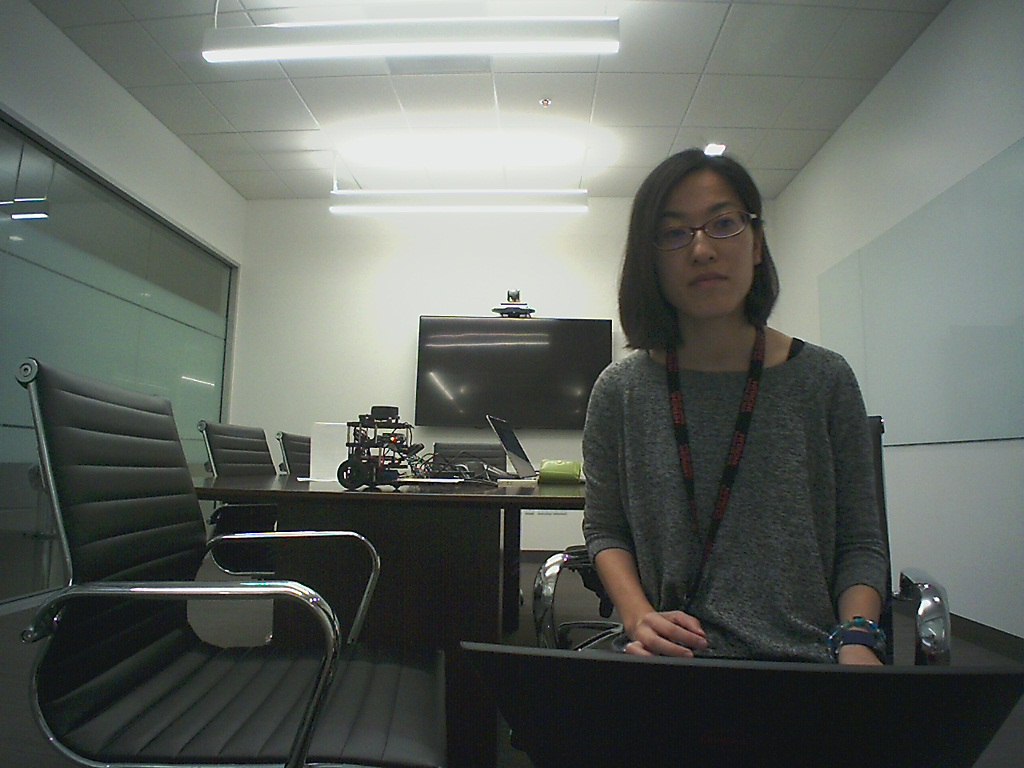
#> input picture Michiko/image.jpg, 1024 x 768 px
$ python adaptive_thresholding.py --image Michiko/image.jpg
#> lines starting #> are read from the running program, lines starting #| are printed output that depends on the picture; after the words box and inside, x2 and y2 are one past the last pixel; in counts of white or black regions, pixels touching at a corner belong together
#!/usr/local/opt/python3/bin/python3
import numpy as np
import argparse
import cv2

# construct the argument parse and parse the arguments
ap = argparse.ArgumentParser()
ap.add_argument("-i", "--image", help = "Path to image file")
args = vars(ap.parse_args())

image = cv2.imread(args["image"])
#> image is the input picture: shape (768, 1024, 3); mean B, G, R 97.1, 102.8, 97.4
image = cv2.cvtColor(image,cv2.COLOR_BGR2GRAY)
#> image: shape (768, 1024)
# Gaussian Blur helps remove some of the high frequency edges
# in the image we're not concerned with
blurred = cv2.GaussianBlur(image, (5,5), 0)
cv2.imshow("original image", image)

# Adaptive thresholding
thresh = cv2.adaptiveThreshold(blurred, 255, cv2.ADAPTIVE_THRESH_MEAN_C,
                               cv2.THRESH_BINARY_INV, 11, 4)
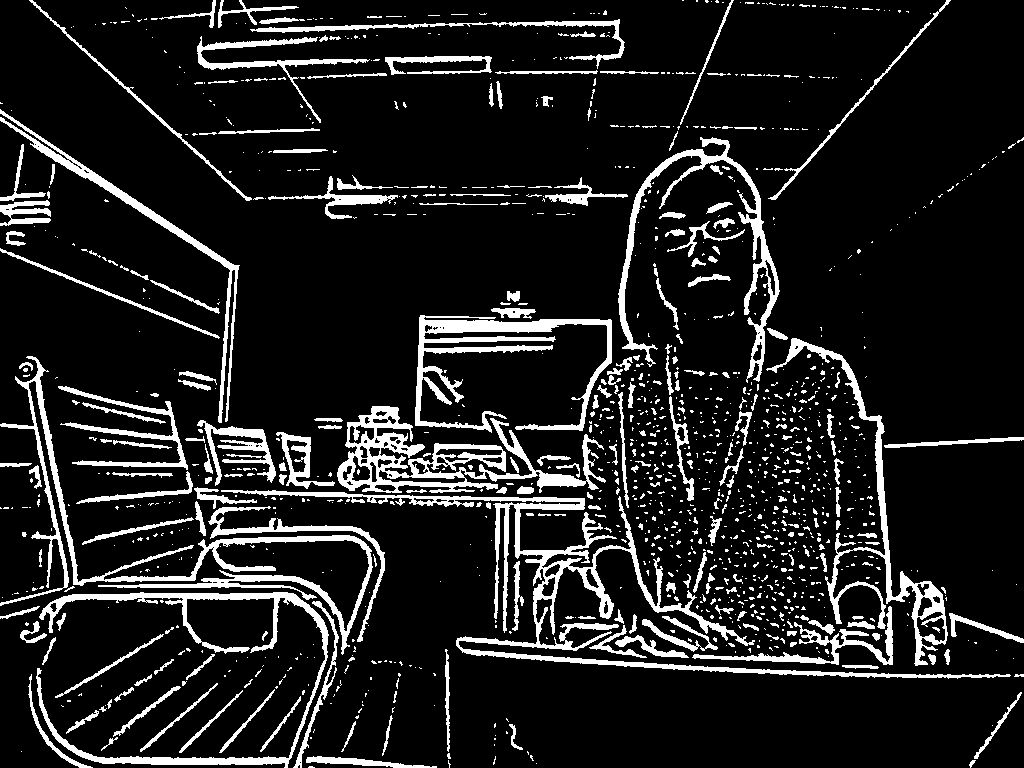
#> thresh: shape (768, 1024); 12.1% white; 1365 white regions (1098 under 20 px), largest, box (x1, y1, x2, y2) and area: (221, 490, 1011, 679) 10721, (0, 356, 373, 655) 7142, (337, 406, 606, 493) 6890
cv2.imshow("Mean Thresh", thresh)

thresh = cv2.adaptiveThreshold(blurred, 255, cv2.ADAPTIVE_THRESH_GAUSSIAN_C,
                               cv2.THRESH_BINARY_INV, 15, 3)
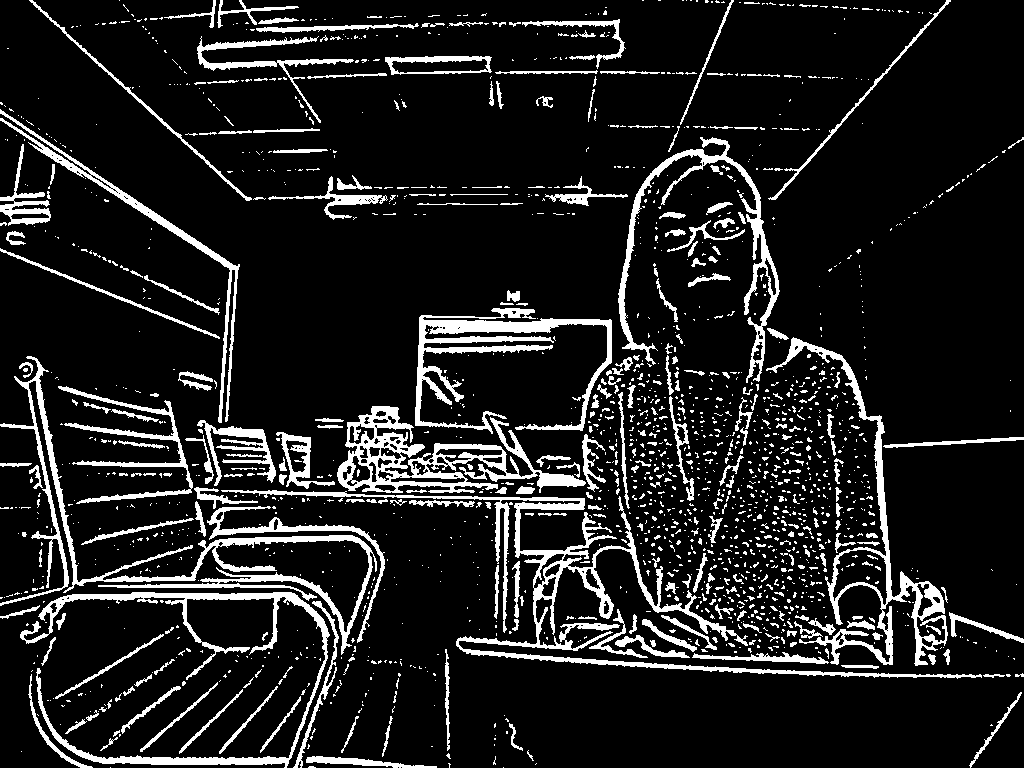
#> thresh: shape (768, 1024); 12.1% white; 1858 white regions (1535 under 20 px), largest, box (x1, y1, x2, y2) and area: (221, 490, 982, 679) 9428, (0, 356, 377, 655) 7097, (337, 406, 586, 493) 6517
cv2.imshow("Gaussian Thresh", thresh)
cv2.waitKey()
